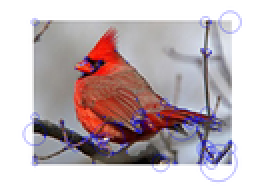
%> input picture Feature_Detection_and_Description/cardinal1_keypoints.png, 128 x 96 px, shrunk from 560 x 420 before the run (shown 2 times larger)
$ octave --eval "result = extract_keypoints(imread('cardinal1_keypoints.png'));"   (GNU Octave 9; MATLAB toolbox functions it lacks are replaced by stand-ins)
%> lines starting %> are read from the running program, lines starting %| are printed output that depends on the picture; in (x1, y1, x2, y2) boxes, pixels count from 0 and x2, y2 are one past the last pixel; in counts of white or black regions, pixels touching at a corner belong together; the program's own positions count from 1
function [x, y, scores, Ih, Iv] = extract_keypoints(image)


kval = 0.05;
%windowSize = 5;
originalImage = image;
image = rgb2gray(image);
image = im2double(image);


x = [];
y = [];
scores = [];

% these are the filters
hX = [1, 0 , -1];
hY = [1; 0; -1];

% compute derivative of image using filters
Ih = imfilter(image,hX,'same');
Iv = imfilter(image, hY, 'same');

% find the image size to use in the matrix
imageSize = size(image);

% declare matrix same size as image for R-scores
R = zeros(imageSize);
[m,n,z] = size(image);

% loop through the image with a 5x5 window and apply the harris detector to
% each pixel in the window
for i = 1:m
    for j = 1:n

        M = zeros(2);

        % looping through the pixels in the window
        for k = i-2 : i+2
            for l = j-2 : j+2
                if k>m || k<=0 || l>n || l<=0
                    R(i,j) = -Inf;
                    continue;
                end
                M(1,1) = M(1,1) + Ih(k,l)^2;
                M(1,2) = M(1,2) + Ih(k,l)*Iv(k,l);
                M(2,1) = M(2,1) + Ih(k,l)*Iv(k,l);
                M(2,2) = M(2,2) + Iv(k,l)^2;
            end
        end
        % compute R-score
        R(i,j) = det(M) - kval*(trace(M))^2;
    end
end

% find the mean R-score in order to determine a threshold for finding the
% highest R-scores
averageR = mean2(R);
threshold = 5*averageR;

% creates a matrix of same dimensions as R with 1s in place of values that
% surpass the threshold
thresholdR = R > threshold;


for i = 1:m
    for j = 1:n
        % remove pixels along any of the edges (set them to 0)
        if i==1 || i==m || j==1 || j==n
           thresholdR(i,j) = 0;
           continue;
        end

        % find local maximum
        %%%%%%%%%%%%%%%%%%%%max = 0;
        %max = 0;
        maxFound =1;
        for k = i-1:i+1
            for l = j-1:j+1
                % keep updating the maximum
                %if R(k,l) > max
                if R(k,l) >= R(i,j) && k~=i && l~=j
                   thresholdR(i,j) = 0;
                   maxFound = 0;
                   break;
                end
            end
            if maxFound ==0
                break;
            end
        end
        % [7 lines of commented-out code are left out]
        if maxFound ==0
            continue;
        end

        if thresholdR(i,j) == 1
            x = [x, i];
            y = [y, j];
            scores = [scores, R(i,j)];
        end

    end
end
    %imshow(image);
    %hold on;
    %scatter(y,x);

    imshow(originalImage);
    hold on;
    for i = 1:length(x)
        plot(y(i), x(i), 'ro', 'MarkerSize', scores(i)*5);
    end

end


%> in extract_keypoints, originalImage is the input picture: size 96x128x3 uint8; mean R, G, B 193.6, 180, 183.6
%> in extract_keypoints, `image = rgb2gray(image);`:
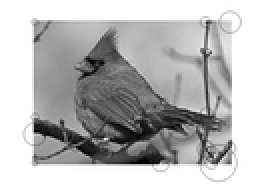
%> image: size 96x128 uint8 (shown 2 times larger); min 0, max 255, mean 184.5
%> in extract_keypoints, `Ih = imfilter(image,hX,'same');`:
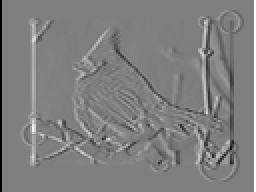
%> Ih: size 96x128 double (shown 2 times larger); min -1, max 1, mean -2.57e-19; drawn with min black and max white
%> in extract_keypoints, `Iv = imfilter(image, hY, 'same');`:
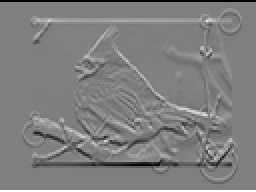
%> Iv: size 96x128 double (shown 2 times larger); min -1, max 1, mean -5.78e-19; drawn with min black and max white
%> after the loop in extract_keypoints, `for i = 1:m`:
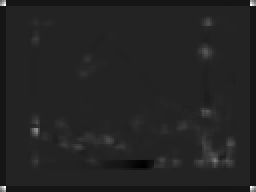
%> R: size 96x128 double (shown 2 times larger); min -3.08, max 19, mean 0.0111; drawn with min black and max white
%> after the loop in extract_keypoints, `for i = 1:m`: M = [3 1; 1 3]
%> in extract_keypoints, `averageR = mean2(R);`: averageR = 0.0111
%> in extract_keypoints, `threshold = 5*averageR;`: threshold = 0.0554
%> in extract_keypoints, `thresholdR = R > threshold;`:
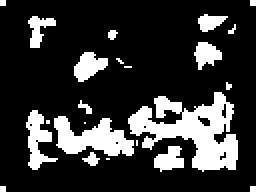
%> thresholdR: size 96x128 logical (shown 2 times larger); 20.4% white; 23 white regions (13 under 20 px), largest, box (x1, y1, x2, y2) and area: (64, 46, 119, 86) 1075, (27, 58, 67, 78) 468, (13, 55, 29, 85) 223
%> after the loop in extract_keypoints, `for i = 1:m`:
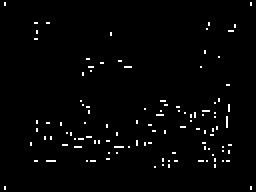
%> thresholdR: size 96x128 logical (shown 2 times larger); 1.8% white in thin lines or dots
%> after the loop in extract_keypoints, `for i = 1:m`: scores = 220 values, max 19 at index 3, min 0.0558 at index 38, mean 1.78; x = 220 values from 2 to 95; y = 220 values, max 126 at index 2, min 3 at index 1, mean 71.91
%> `result = extract_keypoints(imread('cardinal1_keypoints.png'));`:
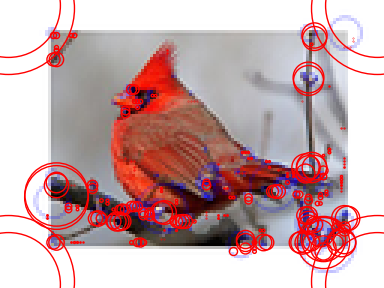
%> figure redrawn from the program's plot data; shown 3 times larger
%> `result = extract_keypoints(imread('cardinal1_keypoints.png'));`: result = 220 values from 2 to 95

$ run again, on Feature_Detection_and_Description/vis1.png
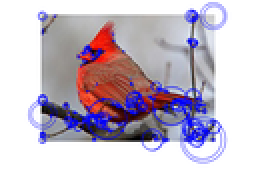
%> input picture Feature_Detection_and_Description/vis1.png, 128 x 86 px, shrunk from 405 x 271 before the run (shown 2 times larger)
%> in extract_keypoints, originalImage is the input picture: size 86x128x3 uint8; mean R, G, B 195.2, 184.4, 199.1
%> after the loop in extract_keypoints, `for i = 1:m`: M = [3 1; 1 3]
%> averageR = 0.141
%> threshold = 0.706
%> after the loop in extract_keypoints, `for i = 1:m`:
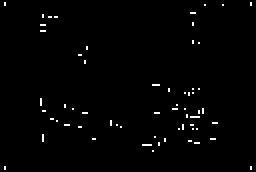
%> thresholdR: size 86x128 logical (shown 2 times larger); 1.2% white in thin lines or dots
%> after the loop in extract_keypoints, `for i = 1:m`: scores = 129 values, max 19 at index 3, min 0.708 at index 79, mean 3.96; x = 129 values from 2 to 85; y = 129 values, max 126 at index 2, min 3 at index 1, mean 68.32
%> `result = extract_keypoints(imread('cardinal1_keypoints.png'));`:
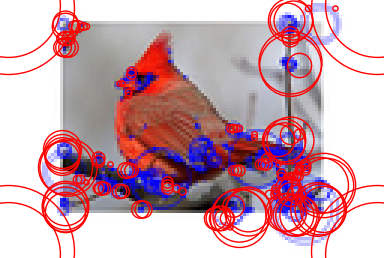
%> figure redrawn from the program's plot data; shown 3 times larger
%> result = 129 values from 2 to 85

$ run again, on Feature_Detection_and_Description/vis2.png
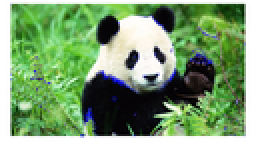
%> input picture Feature_Detection_and_Description/vis2.png, 128 x 72 px, shrunk from 1530 x 859 before the run (shown 2 times larger)
%> in extract_keypoints, originalImage is the input picture: size 72x128x3 uint8; mean R, G, B 121.7, 156.3, 111.4
%> after the loop in extract_keypoints, `for i = 1:m`: M = [3 1; 1 3]
%> averageR = 0.308
%> threshold = 1.54
%> after the loop in extract_keypoints, `for i = 1:m`:
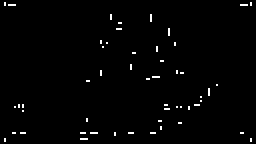
%> thresholdR: size 72x128 logical (shown 2 times larger); 1.3% white in thin lines or dots
%> after the loop in extract_keypoints, `for i = 1:m`: scores = 122 values, max 23.35 at index 38, min 1.61 at index 17, mean 7.71; x = 122 values from 2 to 71; y = 122 values, max 126 at index 2, min 3 at index 1, mean 66.61
%> `result = extract_keypoints(imread('cardinal1_keypoints.png'));`:
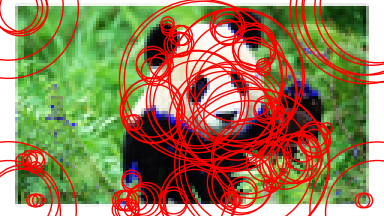
%> figure redrawn from the program's plot data; shown 3 times larger
%> result = 122 values from 2 to 71
